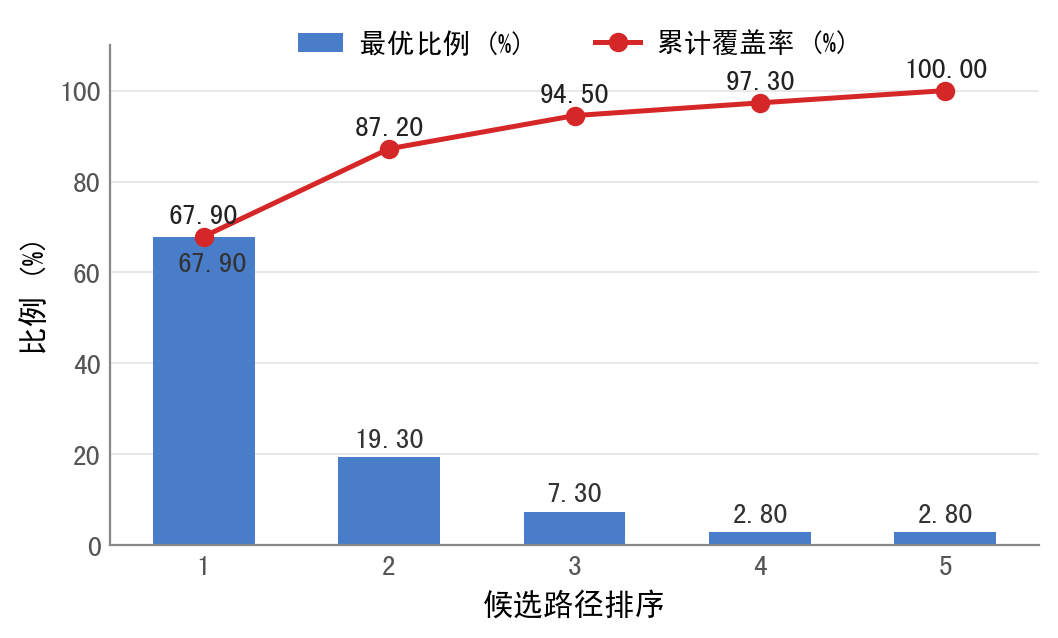

Python code for this plot:
"""
Top-K 候选路径覆盖率分析图
- 蓝色柱状图：最优比例 (%)
- 红色折线：累计覆盖率 (%)
"""

import matplotlib.pyplot as plt
import numpy as np


def plot_topk_coverage(
    ranks=("Top-1", "Top-2", "Top-3", "Top-4", "Top-5"),
    bar_values=(67.90, 19.30, 7.30, 2.80, 2.80),
    line_values=(67.90, 87.20, 94.50, 97.30, 100.00),
    save_path="topk_coverage.png",
    show=True,
):
    # ---------- 中文字体（兼容 macOS / Windows / Linux）----------
    try:
        plt.rcParams["font.sans-serif"] = [
            "PingFang SC",        # macOS
            "Microsoft YaHei",    # Windows
            "WenQuanYi Zen Hei",  # Linux
            "Noto Sans CJK SC",
            "SimHei",
        ]
        plt.rcParams["axes.unicode_minus"] = False
    except Exception:
        pass

    # ---------- 数据 ----------
    x = np.arange(len(ranks))
    bar_values = np.asarray(bar_values, dtype=float)
    line_values = np.asarray(line_values, dtype=float)

    bar_color = "#4A7DC9"   # 蓝色柱
    line_color = "#D62728"  # 红色折线

    # ---------- 画布 ----------
    # 缩到原尺寸的 30%（之前是 (9, 5.5)，现在 (9*0.30, 5.5*0.30)）。
    # 只缩 figsize 像素数才会真正按比例缩小；只缩 dpi 只是把字号放大、
    # 像素密度变小，但物理尺寸不变（在 1× 屏幕上看起来一样）。
    fig, ax = plt.subplots(figsize=(9*0.6, 5.5*0.6), dpi=150)
    fig.patch.set_facecolor("white")
    ax.set_facecolor("white")

    # ---------- 柱状图 ----------
    bars = ax.bar(
        x, bar_values,
        width=0.55,
        color=bar_color,
        edgecolor="none",
        label="最优比例 (%)",
        zorder=2,
    )

    # 在柱顶标数值（与折线点标分离，避免重叠）
    for i, (rect, v) in enumerate(zip(bars, bar_values)):
        # Top-1 因柱顶紧贴折线点，标在柱体右上角；其余居中放在柱顶上方
        if i == 0:
            ax.text(
                rect.get_x() + rect.get_width() - 0.04,
                rect.get_height() - 3.5,
                f"{v:.2f}",
                ha="right", va="top",
                fontsize=10, color="#333",
            )
        else:
            ax.text(
                rect.get_x() + rect.get_width() / 2,
                rect.get_height() + 1.5,
                f"{v:.2f}",
                ha="center", va="bottom",
                fontsize=10, color="#333",
            )

    # ---------- 折线图（共用 y 轴）----------
    ax.plot(
        x, line_values,
        color=line_color,
        linewidth=1.8,
        marker="o",
        markersize=6,
        markerfacecolor=line_color,
        markeredgecolor=line_color,
        label="累计覆盖率 (%)",
        zorder=3,
    )
    # 折线上方标数值
    for xi, yi in zip(x, line_values):
        ax.text(
            xi, yi + 2.2, f"{yi:.2f}",
            ha="center", va="bottom",
            fontsize=10, color="#222",
        )

    # ---------- 坐标轴样式 ----------
    ax.set_ylim(0, 110)
    ax.set_yticks(np.arange(0, 101, 20))
    ax.set_ylabel("比例 (%)", fontsize=11)
    ax.set_xlabel("候选路径排序", fontsize=11)
    ax.set_xticks(x)
    ax.set_xticklabels(ranks, fontsize=10)

    # 仅保留水平网格
    ax.grid(axis="y", linestyle="-", linewidth=0.6, color="#e5e5e5", zorder=0)
    ax.set_axisbelow(True)

    # 去掉上、右边框
    for side in ("top", "right"):
        ax.spines[side].set_visible(False)
    for side in ("left", "bottom"):
        ax.spines[side].set_color("#888")
        ax.spines[side].set_linewidth(0.8)

    ax.tick_params(axis="both", which="both", length=0, colors="#555")

    # ---------- 图例（顶部居中，按"柱-线"顺序：先最优比例，再累计覆盖率）----------
    handles, labels = ax.get_legend_handles_labels()
    order = [labels.index("最优比例 (%)"), labels.index("累计覆盖率 (%)")]
    ax.legend(
        [handles[i] for i in order],
        [labels[i] for i in order],
        loc="upper center",
        bbox_to_anchor=(0.5, 1.08),
        ncol=2,
        frameon=False,
        fontsize=10,
        handlelength=1.6,
        handletextpad=0.6,
        columnspacing=2.5,
    )

    plt.tight_layout()

    if save_path:
        fig.savefig(save_path, dpi=int(200), bbox_inches="tight", facecolor="white")
    if show:
        plt.show()

    return fig, ax


if __name__ == "__main__":
    plot_topk_coverage(
        ranks=("1", "2", "3", "4", "5"),
        bar_values=(67.90, 19.30, 7.30, 2.80, 2.80),
        line_values=(67.90, 87.20, 94.50, 97.30, 100.00),
        save_path="topk_coverage.png",
        show=True,
    )
